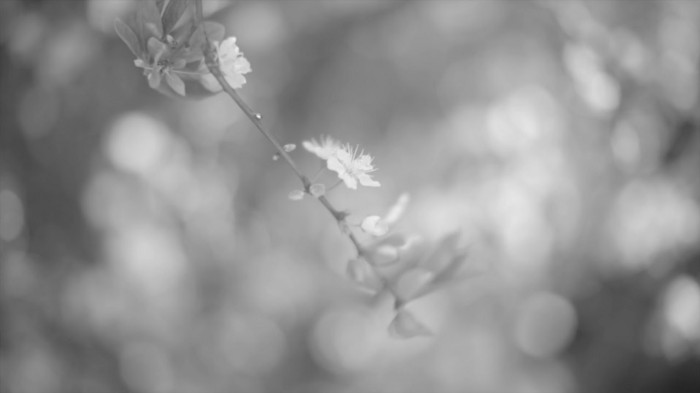
#> input picture code-1/flower.jpeg, 700 x 393 px
$ python 'Histogram Equalization.py'
#> lines starting #> are read from the running program, lines starting #| are printed output that depends on the picture
import cv2
import numpy as np
import matplotlib.pyplot as plt

# loading image
img = cv2.imread('flower.jpeg',0)
#> img is the input picture: shape (393, 700); min 35, max 242, mean 146.1

equ = cv2.equalizeHist(img)
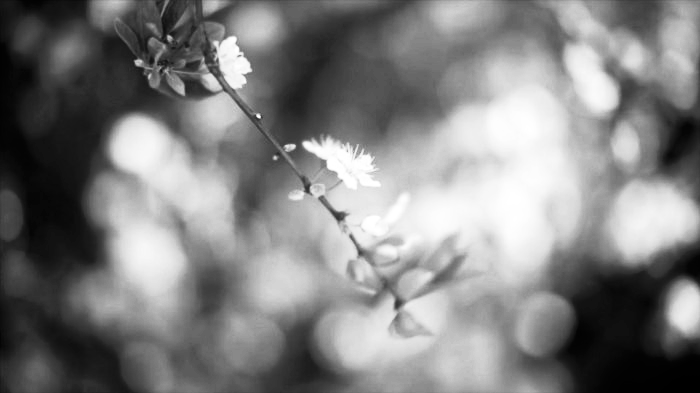
#> equ: shape (393, 700); min 0, max 255, mean 128.6

plt.subplot(2,2,1),plt.imshow(img,cmap = 'gray')
plt.title('Original'),plt.xticks([]),plt.yticks([])
plt.subplot(2,2,2),plt.imshow(equ,cmap = 'gray')
plt.title('Equalization'),plt.xticks([]),plt.yticks([])

plt.show()
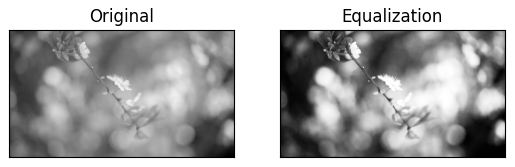
#> figure drawn by matplotlib, 2 panels

#Original
hist,bins = np.histogram(img.flatten(),256,[0,256])
#> hist = 256 values, max 4048 at index 157, min 0 at index 0, mean 1074.6; bins = 257 values from 0 to 256
cdf = hist.cumsum()
#> cdf = 256 values from 0 to 275100
cdf_normalized = cdf * float(hist.max()) / cdf.max()
#> cdf_normalized = 256 values from 0 to 4048
plt.plot(cdf_normalized, color = 'b')
plt.hist(img.flatten(),256,[0,256], color = 'r')
plt.xlim([0,256])
plt.legend(('cdf','histogram'), loc = 'upper left')

plt.show()
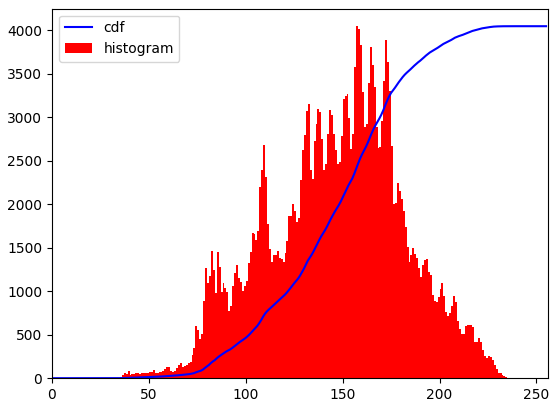
#> figure drawn by matplotlib, 1 panel; tallest bar 4048 high, from x = 157 to 158; curve peaks at x = 242, y = 4048

#Equalization
hist,bins = np.histogram(equ.flatten(),256,[0,256])
#> hist = 256 values, max 4048 at index 152, min 0 at index 7, mean 1074.6
cdf = hist.cumsum()
#> cdf = 256 values from 548 to 275100
cdf_normalized = cdf * float(hist.max()) / cdf.max()
#> cdf_normalized = 256 values from 8.06 to 4048
plt.plot(cdf_normalized, color = 'b')
plt.hist(equ.flatten(),256,[0,256], color = 'r')
plt.xlim([0,256])
plt.legend(('cdf','histogram'), loc = 'upper left')

plt.show()
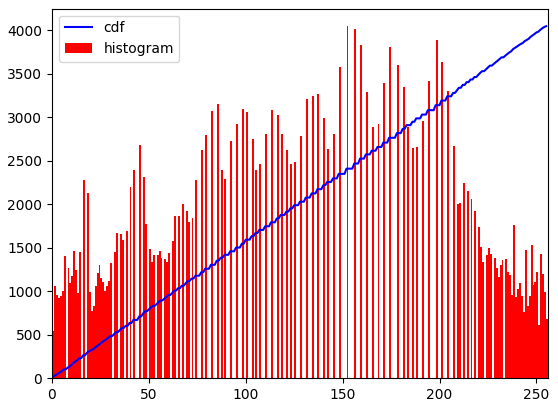
#> figure drawn by matplotlib, 1 panel; tallest bar 4048 high, from x = 152 to 153; curve peaks at x = 255, y = 4048
